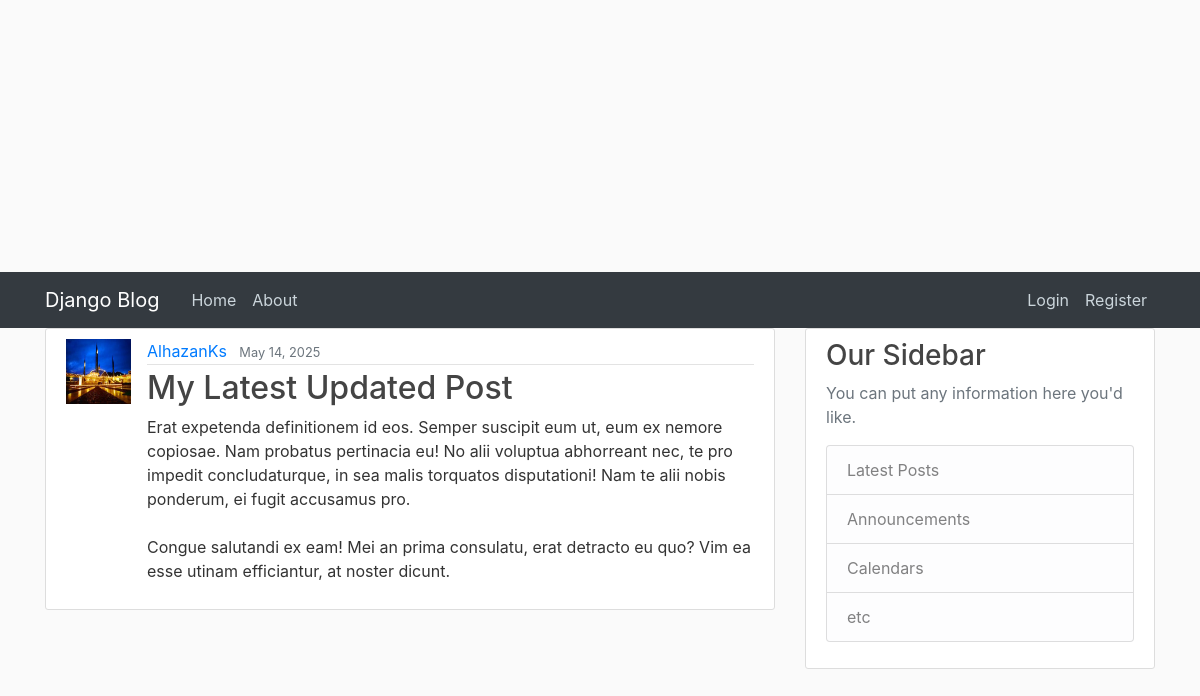
The page /post/32/ on the database as committed earlier.
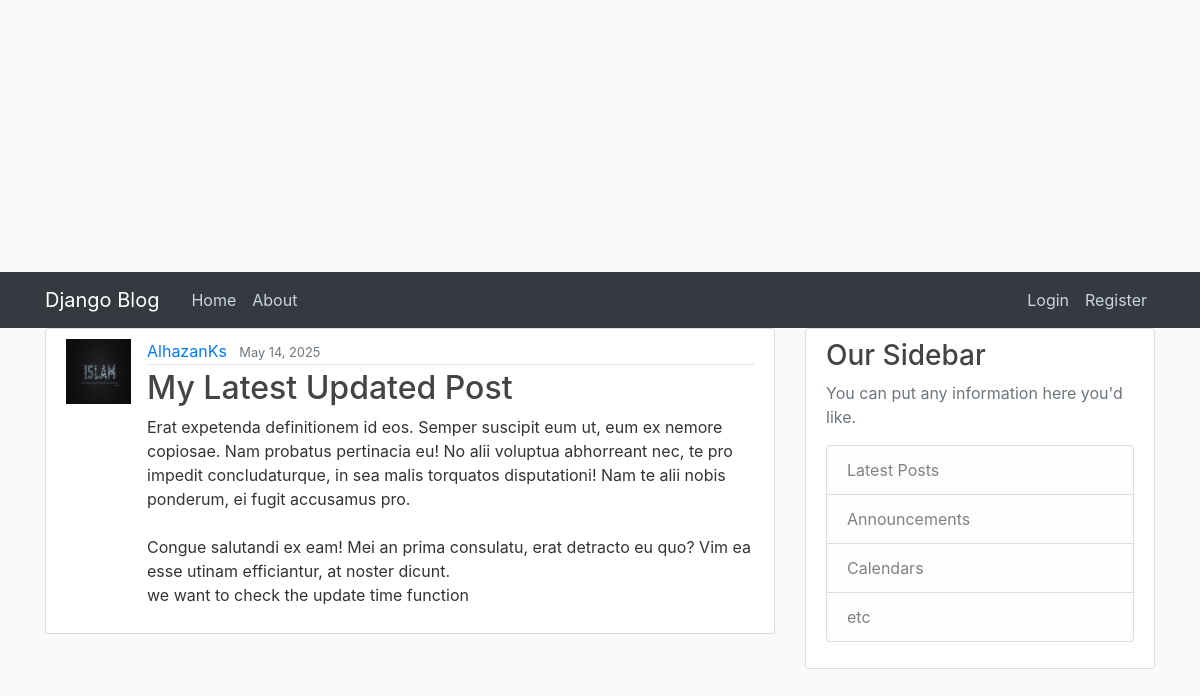
The same page on the database as committed later.
### blog/models.py (models this page shows, shortened)
class Post(models.Model):
	class Status(models.TextChoices):
		DRAFT = 'DF', 'Draft'
		PUBLISHED = 'PB', 'Published'
	title = models.CharField(max_length=100)
	content = models.TextField()
	date_posted = models.DateTimeField(default=timezone.now)
	created = models.DateTimeField(auto_now_add=True)
	updated = models.DateTimeField(auto_now=True)
	"""In the above, i passed in auto_now=True which will put the current date and time the post was edited /updated
	and also i passed in auto_now_add=True which will put the current date and time only when the post was created
	but to be able to edit te date and time, timezone will be used imported from django.utils"""
	author = models.ForeignKey(User, on_delete=models.CASCADE, related_name='blog_posts')
	status = models.CharField(max_length=2,
							choices=Status.choices,
							default=Status.DRAFT)

### users/models.py (models this page shows, shortened)
class Profile(models.Model):
	user = models.OneToOneField(User, on_delete=models.CASCADE)
	image = models.ImageField(default='default.jpg', upload_to='profile_pics')

### blog/views.py (the view)
# urls.py: path('post/<int:pk>/', PostDetailView.as_view(), name='post-detail'),
class PostDetailView(DetailView):
	model = Post

### blog/templates/blog/post_detail.html (shortened to what this page needs)
{% extends "blog/base.html" %}
{% block content %}
	<article class="media content-section">
		<img class='rounded_circle article-img', src="{{ object.author.profile.image.url }}">
	  <div class="media-body">
	    <div class="article-metadata">
	      <a class="mr-2" href="{% url 'user-posts' object.author.username %}">{{ object.author }}</a>
	      <small class="text-muted">{{ object.date_posted|date:"F d, Y" }}</small>
	    </div>
	    <h2 class="article-title">{{ object.title }}</h2>
	    <p class="article-content">{{ object.content }}</p>
	  </div>
	</article>
{% endblock content %}

Rows that differ between the two databases and show on the page:
changed Post "My Latest Updated Post": author.profile.image: a different picture; content "…efficiantur, at noster dicunt." → "…efficiantur, at noster dicunt. we want to check the update time function"
